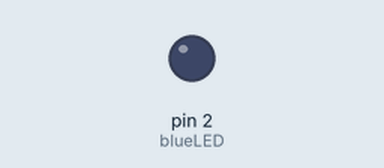
A sketch run on a simulated Arduino Uno, built with avr-gcc and run on an emulated ATmega328P. On the bench: output pins drawn as LEDs (lit = HIGH). What the sketch prints to the serial monitor is not drawn.

Above: at 0.6 s.
At 2.5 s:
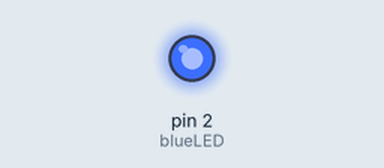
Timing chart, 0 to 6.7 s (numbered marks = the images above):
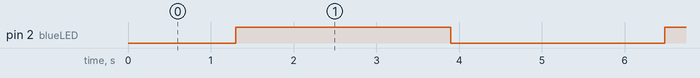

Measured:
- by itself, pin 2 (blueLED): alternates HIGH for 2.6 s and LOW for 2.6 s

The sketch:

Light_sensor_one_analog_other_digital.ino
```cpp
//we define macros, so when we say "redLED" we are talking about "11"
#define blueLED 2

void setup() {
  // We set the LED's as output and the light sensor as an input
  pinMode (blueLED, OUTPUT);
  //We set the communication between serial port and the PC
  Serial.begin(9600);

}

void loop() {
int LEDLuminosity = 0;
//here we set the up and down of the led
for (LEDLuminosity = 0; LEDLuminosity < 255; LEDLuminosity++)
  {
    Serial.println(LEDLuminosity);
    analogWrite (blueLED, LEDLuminosity);
    delay(10);
  }

for (LEDLuminosity = 255; LEDLuminosity > 0; LEDLuminosity--)
  {
    Serial.println(LEDLuminosity);
    analogWrite (blueLED, LEDLuminosity);
    delay(10);
  }
}
```
